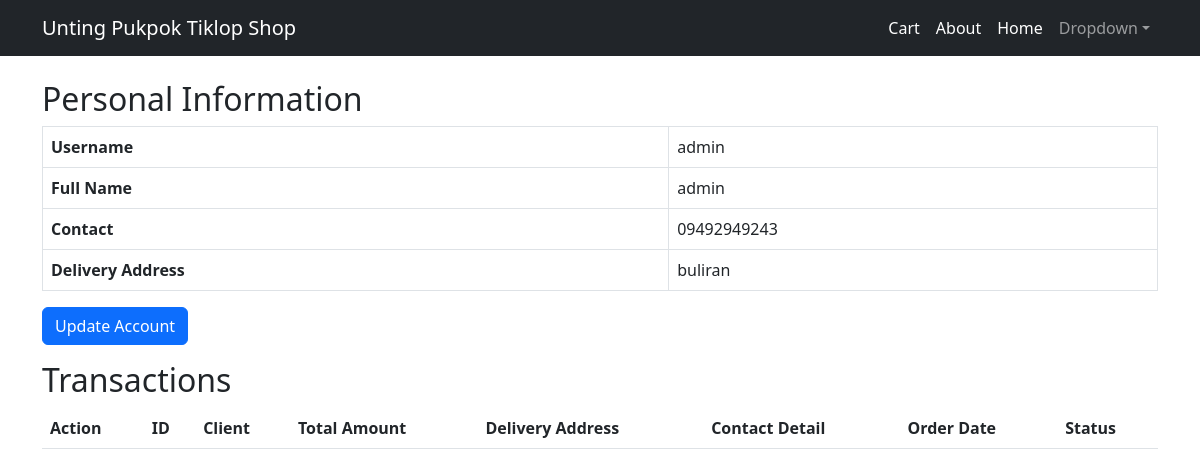
/cus_profile.php (signed in), run on the app's committed database.
### tables this page shows
CREATE TABLE IF NOT EXISTS `users` (
  `userid` int(11) NOT NULL AUTO_INCREMENT,
  `username` text NOT NULL,
  `fullname` text NOT NULL,
  `contact` text NOT NULL,
  `address` text NOT NULL,
  `role` enum('admin','user') NOT NULL,
  `password` text NOT NULL,
  PRIMARY KEY (`userid`)
);

### cus_profile.php (the view, shortened to what this page needs)
<!DOCTYPE html>
<?php
$userid = $_SESSION['userid'];
include'connect.php';
$user = mysqli_fetch_assoc(
    mysqli_query($con,
    "SELECT * FROM users WHERE userid=$userid")
);
?>
<html lang="en">
    <head>
        <link href="css/styles.css" rel="stylesheet" />
    </head>
    <body>
         <nav class="navbar navbar-expand-lg navbar-dark bg-dark">
            <div class="container">
                <a class="navbar-brand" href="user_dashboard.php">Unting Pukpok Tiklop Shop</a>
                <div class="collapse navbar-collapse" id="navbarSupportedContent">
                    <ul class="navbar-nav ms-auto mb-2 mb-lg-0">
                        <li class="nav-item"><a class="nav-link active" aria-current="page" href="cart.php">Cart</a></li>
                        <li class="nav-item">   <a href="about.php" class="nav-link active">About</a></li>
                         <li class="nav-item">   <a href="user_dashboard.php" class="nav-link active">Home</a></li>
                        <li class="nav-item dropdown">
                            <a class="nav-link dropdown-toggle" id="navbarDropdown" href="#" role="button" data-bs-toggle="dropdown" aria-expanded="false">Dropdown</a>
                        </li>
                    </ul>
                </div>
            </div>
        </nav>
               <div class="container mt-4">
            <h2>Personal Information</h2>
            <table class="table table-bordered">
                <tr><th>Username</th><td><?php echo htmlspecialchars($user['username']); ?></td></tr>
                <tr><th>Full Name</th><td><?php echo htmlspecialchars($user['fullname']); ?></td></tr>
                <tr><th>Contact</th><td><?php echo htmlspecialchars($user['contact']); ?></td></tr>
                <tr><th>Delivery Address</th><td><?php echo htmlspecialchars($user['address']); ?></td></tr>
            </table>
            <p><a href="edit_profile.php?id=<?php echo $user['userid']; ?>" class="btn btn-primary">Update Account</a></p>
            <h2>Transactions</h2>
            <table class="table table-striped table-hover">
                <thead>
                    <tr>
                        <th>Action</th>
                        <th>ID</th>
                        <th>Client</th>
                        <th>Total Amount</th>
                        <th>Delivery Address</th>
                        <th>Contact Detail</th>
                        <th>Order Date</th>
                        <th>Status</th>
                    </tr>
                </thead>
            </table>
        </div>
    </body>
</html>

### data on the page
users: username "admin", fullname "admin", contact "09492949243", address "buliran"
